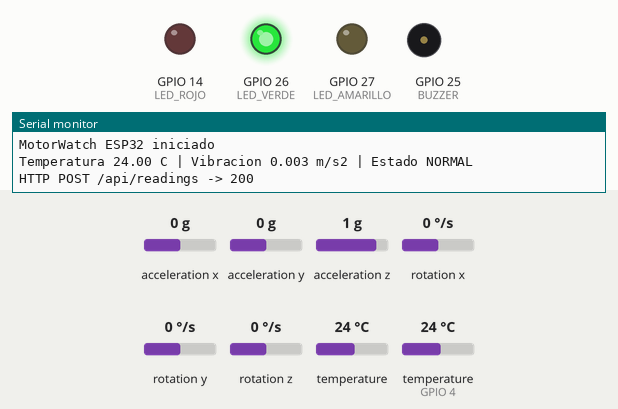
Recording of a program running on a simulated ESP32. Shown: output pins drawn as LEDs (lit = HIGH), buzzer (waves = sounding), the last lines printed to the serial monitor. The test bench sets the inputs (shaded band); at power-on: acceleration x 0 g, acceleration y 0 g, acceleration z 1 g, rotation x 0 °/s, rotation y 0 °/s, rotation z 0 °/s, temperature 24 °C, temperature (sensor on GPIO 4) 24 °C. WiFi joins after 1.5 s; servers stay silent unless stated; uploads are accepted with an empty reply.

Above: at 2.7 s.
2.8 s: acceleration x set to -0.5 g
9.7 s: acceleration x set to -0.8 g
At 15.1 s:
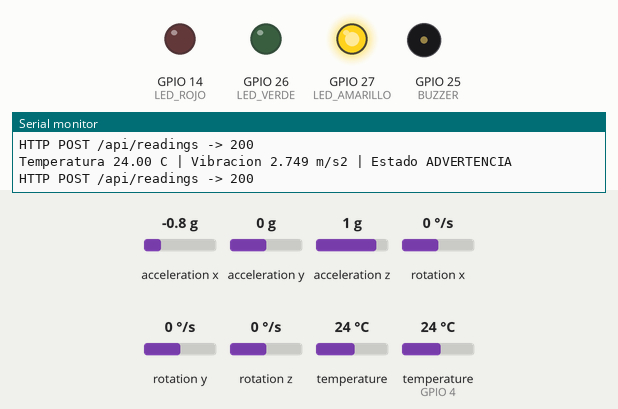
16.6 s: acceleration y set to -0.7 g
23.5 s: acceleration y set to -1 g
At 26.6 s:
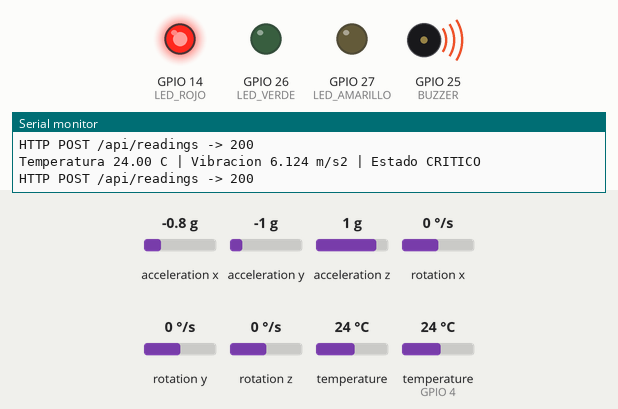
30.4 s: acceleration x set to 0 g
At 32.4 s:
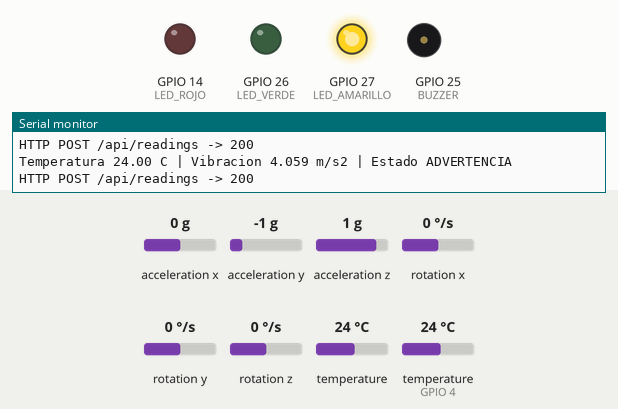
37.3 s: acceleration x set to -0.4 g
44.2 s: acceleration x set to -0.7 g
At 50.8 s:
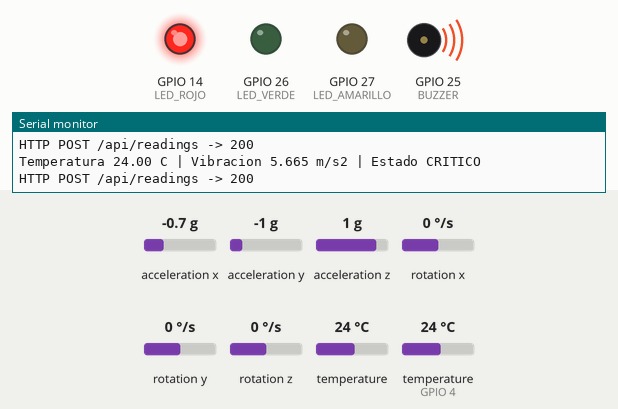
Timing chart, 0 to 52.3 s (numbered marks = the images above; inputs shaded):
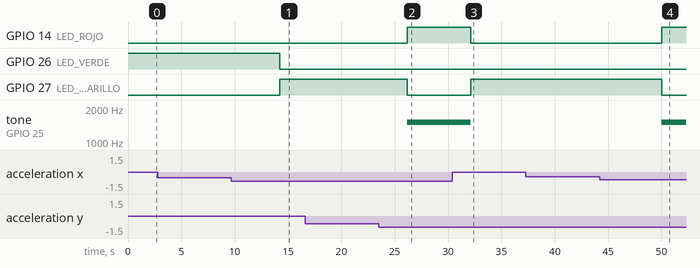

The program:

main.cpp
```cpp
#include <Arduino.h>
#include <WiFi.h>
#include <HTTPClient.h>
#include <Wire.h>
#include <Adafruit_MPU6050.h>
#include <Adafruit_Sensor.h>
#include <OneWire.h>
#include <DallasTemperature.h>
#include <math.h>

// Wokwi VS Code (gateway privado integrado): NO usar localhost aqui.
const char* WIFI_SSID = "Wokwi-GUEST";
const char* API_URL = "http://host.wokwi.internal:3001/api/readings";
const char* DEVICE_TOKEN = "CONFIGURA_TOKEN";

#define PIN_TEMPERATURA 4
#define LED_VERDE 26
#define LED_AMARILLO 27
#define LED_ROJO 14
#define BUZZER 25

Adafruit_MPU6050 mpu;
OneWire oneWire(PIN_TEMPERATURA);
DallasTemperature ds18b20(&oneWire);

const float TEMP_ADVERTENCIA = 50.0;
const float TEMP_CRITICA = 70.0;
const float VIB_ADVERTENCIA = 2.0;
const float VIB_CRITICA = 5.0;

enum Estado { NORMAL, ADVERTENCIA, CRITICO };

void actualizarIndicadores(Estado estado) {
  digitalWrite(LED_VERDE, estado == NORMAL);
  digitalWrite(LED_AMARILLO, estado == ADVERTENCIA);
  digitalWrite(LED_ROJO, estado == CRITICO);
  if (estado == CRITICO) tone(BUZZER, 1500);
  else noTone(BUZZER);
}

void conectarWifi() {
  WiFi.mode(WIFI_STA);
  WiFi.begin(WIFI_SSID, "", 6);
  Serial.print("Conectando a WiFi de Wokwi");
  for (int i = 0; i < 40 && WiFi.status() != WL_CONNECTED; i++) {
    delay(250);
    Serial.print('.');
  }
  if (WiFi.status() == WL_CONNECTED) {
    Serial.println("\nWiFi conectado");
    Serial.println(WiFi.localIP());
  } else {
    Serial.println("\nWiFi no conectado; se reintentara durante el loop");
  }
}

void enviarLectura(float temperatura, float vibracion, float ax, float ay, float az) {

  if (WiFi.status() != WL_CONNECTED) {
    Serial.println("Sin WiFi: lectura no enviada");
    WiFi.reconnect();
    return;
  }

  WiFiClient client;
  HTTPClient http;

  http.setTimeout(4000);

  if (!http.begin(client, API_URL)) {
    Serial.println("No se pudo abrir la URL de la API");
    return;
  }

  // Cabecera para enviar datos JSON
  http.addHeader("Content-Type", "application/json");

  // NUEVO: Autenticación del ESP32
  http.addHeader("X-Device-Token", DEVICE_TOKEN);

  // Construcción del JSON
  String body = "{\"motor_id\":\"MOTOR_01\",\"source\":\"esp32\",";
  body += "\"temperature_c\":" + String(temperatura, 2) + ",";
  body += "\"vibration_level\":" + String(vibracion, 3) + ",";
  body += "\"accel_x\":" + String(ax, 3) + ",";
  body += "\"accel_y\":" + String(ay, 3) + ",";
  body += "\"accel_z\":" + String(az, 3) + "}";

  // Enviar mediciones al servidor
  int code = http.POST(body);

  Serial.print("HTTP POST /api/readings -> ");
  Serial.println(code);

  if (code > 0) {
    Serial.println(http.getString());
  } else {
    Serial.println(http.errorToString(code));
  }

  http.end();
}

void setup() {
  Serial.begin(115200);
  pinMode(LED_VERDE, OUTPUT);
  pinMode(LED_AMARILLO, OUTPUT);
  pinMode(LED_ROJO, OUTPUT);
  pinMode(BUZZER, OUTPUT);
  actualizarIndicadores(NORMAL);
  Wire.begin(21, 22);
  ds18b20.begin();
  if (!mpu.begin()) {
    Serial.println("ERROR: MPU6050 no detectado");
    actualizarIndicadores(CRITICO);
    while (true) delay(1000);
  }
  mpu.setAccelerometerRange(MPU6050_RANGE_8_G);
  mpu.setGyroRange(MPU6050_RANGE_500_DEG);
  mpu.setFilterBandwidth(MPU6050_BAND_21_HZ);
  conectarWifi();
  Serial.println("MotorWatch ESP32 iniciado");
}

void loop() {
  ds18b20.requestTemperatures();
  float temperatura = ds18b20.getTempCByIndex(0);
  sensors_event_t aceleracion, giroscopio, tempInterna;
  mpu.getEvent(&aceleracion, &giroscopio, &tempInterna);
  float ax = aceleracion.acceleration.x;
  float ay = aceleracion.acceleration.y;
  float az = aceleracion.acceleration.z;
  float magnitud = sqrt(ax * ax + ay * ay + az * az);
  float vibracion = fabs(magnitud - 9.81f);

  if (temperatura == DEVICE_DISCONNECTED_C || !isfinite(temperatura) ||
      !isfinite(vibracion) || !isfinite(ax) || !isfinite(ay) || !isfinite(az)) {
    Serial.println("Lectura de sensor invalida; no se enviara a la API");
    actualizarIndicadores(CRITICO);
    delay(5000);
    return;
  }

  Estado estado = NORMAL;
  if (temperatura >= TEMP_CRITICA || vibracion >= VIB_CRITICA) estado = CRITICO;
  else if (temperatura >= TEMP_ADVERTENCIA || vibracion >= VIB_ADVERTENCIA) estado = ADVERTENCIA;
  actualizarIndicadores(estado);
  Serial.printf("Temperatura %.2f C | Vibracion %.3f m/s2 | Estado %s\n",
    temperatura, vibracion, estado == CRITICO ? "CRITICO" : (estado == ADVERTENCIA ? "ADVERTENCIA" : "NORMAL"));
  enviarLectura(temperatura, vibracion, ax, ay, az);
  delay(5000);
}
```

Measured:
- the behaviour switches between -0.6 and -0.7 g on acceleration x (found by bisection; images 0 and 1)
- the behaviour switches between -0.8 and -0.9 g on acceleration y (found by bisection; images 1 and 2)
- the behaviour switches between -0.5 and -0.6 g on acceleration x (found by bisection; images 3 and 4)
- after the input at 9.7 s, GPIO 26 (LED_VERDE): HIGH → LOW after 4.5 s; GPIO 27 (LED_AMARILLO): LOW → HIGH after 4.5 s
- after the input at 23.5 s, GPIO 14 (LED_ROJO): LOW → HIGH after 2.7 s; GPIO 27 (LED_AMARILLO): HIGH → LOW after 2.7 s; tone on GPIO 25 (BUZZER): silent → 1500 Hz after 2.7 s
- after the input at 30.4 s, GPIO 14 (LED_ROJO): HIGH → LOW after 1.7 s; GPIO 27 (LED_AMARILLO): LOW → HIGH after 1.7 s; tone on GPIO 25 (BUZZER): 1500 Hz → silent after 1.7 s
- after the input at 44.2 s, GPIO 14 (LED_ROJO): LOW → HIGH after 5.8 s; GPIO 27 (LED_AMARILLO): HIGH → LOW after 5.8 s; tone on GPIO 25 (BUZZER): silent → 1500 Hz after 5.8 s
